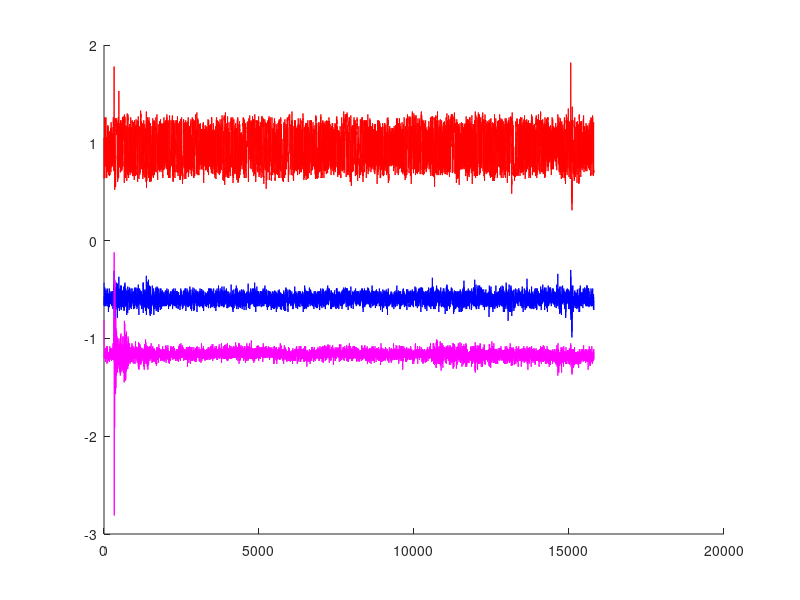

MATLAB code for this plot:
close all
clear all
clc

data = load('test5.txt');

figure
hold on
plot(data(:,1),'b')
plot(data(:,2),'r')
plot(data(:,3),'m')
